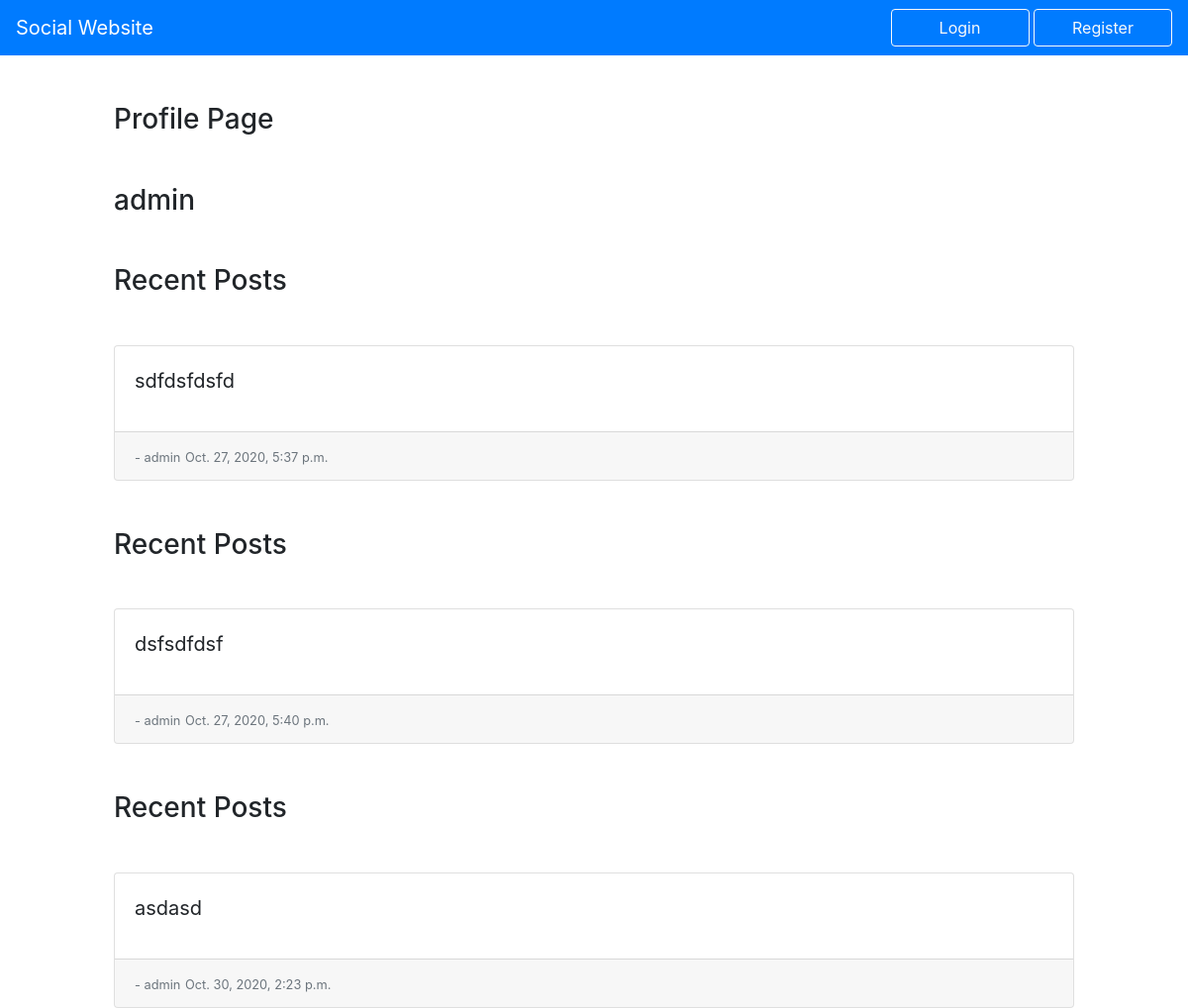
The page /UserAuth/p/admin on the database its author committed.
### UserAuth/models.py (models this page shows, shortened)
class Post(models.Model):
    text = models.CharField(max_length=200)
    created_time = models.DateTimeField('date published')
    is_edited = models.BooleanField(default=False)
    owner = models.ForeignKey(settings.AUTH_USER_MODEL, on_delete=models.CASCADE)
    likes = models.IntegerField(default=0)

### UserAuth/views.py (the view)
# urls.py: path('p/<str:profileName>', views.profile, name='profile'),
def profile(request, profileName):
    try:
        user = User.objects.get(username = profileName)
        postList = Post.objects.filter(owner = user)
        return render(request, 'UserAuth/profile.html', {'profileName': profileName, 'postList': postList})
    except:
        return render(request, 'UserAuth/profile.html', {'profileName': 'Couldnt find the profile'})

### UserAuth/templates/UserAuth/profile.html (shortened to what this page needs)
{% extends "UserAuth/base.html" %}
{% block content %}
    <div class="container-fluid">
        <div class="row justify-content-center">
            <div class="col-10">
                <h3 class="mx-auto my-5">Profile Page</h3>
                <h3 class="mx-auto my-5">{{profileName}}</h3>
                {% for o in postList %}
                    <h3 class="mx-auto my-5">Recent Posts</h3>
                    <div class="card mt-3">
                        <div class="card-body">
                            <blockquote class="blockquote mb-0">
                            <p>{{o.text}}</p>
                            </blockquote>
                        </div>
                        <div class="card-footer">
                            <a href="{% url 'UserAuth:profile' o.owner.username %}"><small class="text-muted">- {{o.owner}}</small></a>
                            <small class="text-muted"> {{o.created_time}}</small>
                        </div>
                    </div>
                {% endfor %}
            </div>
        </div>
    </div>
{% endblock content %}

### rows shown on the page
Post: text "sdfdsfdsfd", owner "admin", created_time "Oct. 27, 2020, 5:37 p.m."
Post: text "dsfsdfdsf", owner "admin", created_time "Oct. 27, 2020, 5:40 p.m."
Post: text "asdasd", owner "admin", created_time "Oct. 30, 2020, 2:23 p.m."

### other values the page prints
{{ profileName }} "admin"
